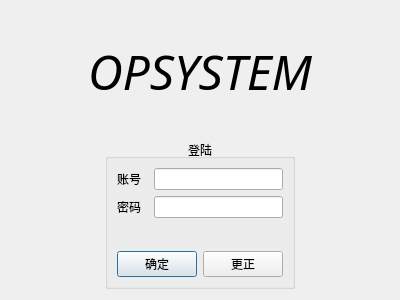
<?xml version="1.0" encoding="UTF-8"?>
<ui version="4.0">
 <class>Logindlg</class>
 <widget class="QDialog" name="Logindlg">
  <property name="geometry">
   <rect>
    <x>0</x>
    <y>0</y>
    <width>400</width>
    <height>300</height>
   </rect>
  </property>
  <property name="windowTitle">
   <string>Dialog</string>
  </property>
  <layout class="QGridLayout" name="gridLayout">
   <item row="3" column="0">
    <spacer name="horizontalSpacer">
     <property name="orientation">
      <enum>Qt::Horizontal</enum>
     </property>
     <property name="sizeHint" stdset="0">
      <size>
       <width>40</width>
       <height>20</height>
      </size>
     </property>
    </spacer>
   </item>
   <item row="2" column="1">
    <spacer name="verticalSpacer_2">
     <property name="orientation">
      <enum>Qt::Vertical</enum>
     </property>
     <property name="sizeHint" stdset="0">
      <size>
       <width>20</width>
       <height>40</height>
      </size>
     </property>
    </spacer>
   </item>
   <item row="3" column="2">
    <spacer name="horizontalSpacer_2">
     <property name="orientation">
      <enum>Qt::Horizontal</enum>
     </property>
     <property name="sizeHint" stdset="0">
      <size>
       <width>40</width>
       <height>20</height>
      </size>
     </property>
    </spacer>
   </item>
   <item row="3" column="1">
    <widget class="QGroupBox" name="groupBox">
     <property name="title">
      <string>登陆</string>
     </property>
     <property name="alignment">
      <set>Qt::AlignCenter</set>
     </property>
     <property name="checkable">
      <bool>false</bool>
     </property>
     <layout class="QVBoxLayout" name="verticalLayout">
      <item>
       <layout class="QHBoxLayout" name="horizontalLayout">
        <item>
         <widget class="QLabel" name="label">
          <property name="text">
           <string>账号  </string>
          </property>
         </widget>
        </item>
        <item>
         <widget class="QLineEdit" name="userle"/>
        </item>
       </layout>
      </item>
      <item>
       <layout class="QHBoxLayout" name="horizontalLayout_2">
        <item>
         <widget class="QLabel" name="label_2">
          <property name="text">
           <string>密码  </string>
          </property>
         </widget>
        </item>
        <item>
         <widget class="QLineEdit" name="pwdle"/>
        </item>
       </layout>
      </item>
      <item>
       <spacer name="verticalSpacer">
        <property name="orientation">
         <enum>Qt::Vertical</enum>
        </property>
        <property name="sizeHint" stdset="0">
         <size>
          <width>20</width>
          <height>40</height>
         </size>
        </property>
       </spacer>
      </item>
      <item>
       <layout class="QHBoxLayout" name="horizontalLayout_3">
        <item>
         <widget class="QPushButton" name="okbtn">
          <property name="text">
           <string>确定</string>
          </property>
         </widget>
        </item>
        <item>
         <widget class="QPushButton" name="changebtn">
          <property name="font">
           <font>
            <family>Agency FB</family>
           </font>
          </property>
          <property name="text">
           <string>更正</string>
          </property>
         </widget>
        </item>
       </layout>
      </item>
     </layout>
    </widget>
   </item>
   <item row="0" column="1">
    <spacer name="verticalSpacer_3">
     <property name="orientation">
      <enum>Qt::Vertical</enum>
     </property>
     <property name="sizeHint" stdset="0">
      <size>
       <width>20</width>
       <height>40</height>
      </size>
     </property>
    </spacer>
   </item>
   <item row="1" column="0" colspan="3">
    <widget class="QLabel" name="label_3">
     <property name="font">
      <font>
       <family>Arial Rounded MT Bold</family>
       <pointsize>36</pointsize>
       <weight>50</weight>
       <italic>true</italic>
       <bold>false</bold>
      </font>
     </property>
     <property name="text">
      <string>OPSYSTEM</string>
     </property>
     <property name="alignment">
      <set>Qt::AlignCenter</set>
     </property>
    </widget>
   </item>
  </layout>
 </widget>
 <resources/>
 <connections/>
</ui>
